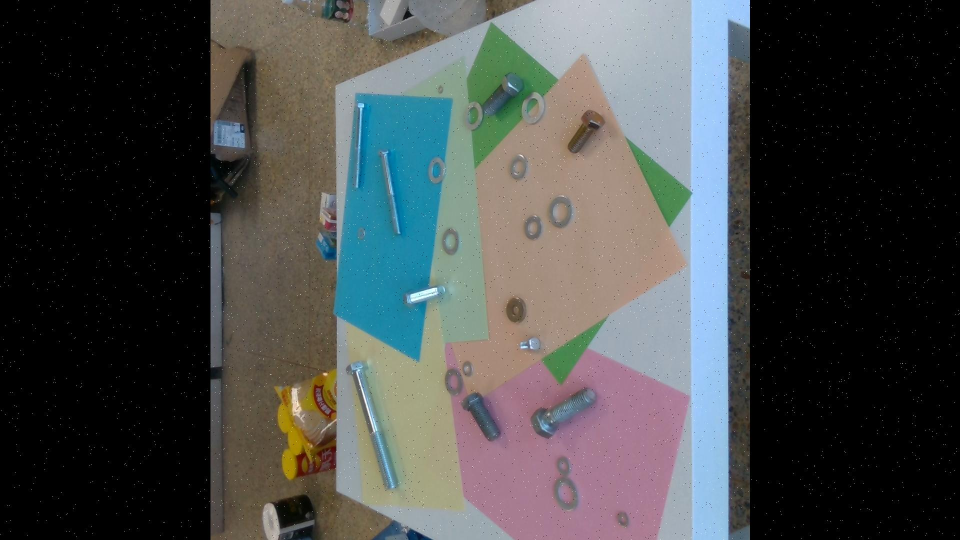
#> input picture hard/hard1.jpg, 1920 x 1080 px (shown at 1/2 size); its folder holds only this picture in this run
$ python detect_circles.py
#> lines starting #> are read from the running program, lines starting #| are printed output that depends on the picture; after the words box and inside, x2 and y2 are one past the last pixel; in counts of white or black regions, pixels touching at a corner belong together
"""
Standalone OpenCV script to detect circular industrial components using cv2.HoughCircles.
Reads an image, applies grayscale conversion and Gaussian smoothing, detects circles
using the HOUGH_GRADIENT method, draws green circle outlines and red center dots,
and displays the result in standard OpenCV windows.
"""

from pathlib import Path
import cv2
import numpy as np

# ==============================================================================
# EASILY EDITABLE TUNING PARAMETERS (cv2.HoughCircles)
# ==============================================================================
MIN_DIST = 30       # Minimum distance between the centers of the detected circles
PARAM1 = 100        # Higher threshold of the two passed to the Canny edge detector
PARAM2 = 28         # Accumulator threshold for the circle centers at the detection stage
MIN_RADIUS = 8      # Minimum circle radius (in pixels)
MAX_RADIUS = 50     # Maximum circle radius (in pixels)

# Gaussian Blur settings (must be positive and odd)
BLUR_KERNEL_SIZE = (9, 9)
BLUR_SIGMA = 2.0

# Physical Calibration Reference Setting
REFERENCE_DIAMETER_MM = 28.0  # Physical diameter (mm) of the calibration anchor circle (first detected circle)

# Blue Table HSV Range & Perspective Warp Settings
APPLY_PERSPECTIVE = True
HSV_LOWER_BLUE = (85, 80, 60)
HSV_UPPER_BLUE = (130, 255, 255)
WARP_SIZE = 800
MIN_TABLE_AREA_RATIO = 0.15  # Minimum fraction of image area for automatic table detection

# Input image configuration (defaults to the first image found in the 'easy' or 'hard' folder)
DEFAULT_FOLDER = "hard"
IMAGE_PATH = ""  # Leave empty to automatically pick the first image in DEFAULT_FOLDER
# ==============================================================================


# [17 lines left out: function order_corner_points, not called in this run]


def detect_blue_table_corners(
    image: np.ndarray,
    hsv_lower: tuple[int, int, int] = HSV_LOWER_BLUE,
    hsv_upper: tuple[int, int, int] = HSV_UPPER_BLUE,
    epsilon_factor: float = 0.02,
    min_area_ratio: float = MIN_TABLE_AREA_RATIO,
) -> tuple[np.ndarray | None, np.ndarray]:
    """
    Isolate the blue table using cv2.cvtColor (to HSV) and cv2.inRange, find the largest
    contour, and use cv2.approxPolyDP to extract exactly four corner coordinates.

    Returns:
        (ordered_corners_4x2_or_None, hsv_mask)
    """
    hsv = cv2.cvtColor(image, cv2.COLOR_BGR2HSV)
    mask = cv2.inRange(hsv, np.array(hsv_lower, dtype=np.uint8), np.array(hsv_upper, dtype=np.uint8))

    # Morphological cleanup so bolts near the border don't jaggedly break the table perimeter
    kernel = cv2.getStructuringElement(cv2.MORPH_RECT, (9, 9))
    cleaned_mask = cv2.morphologyEx(mask, cv2.MORPH_CLOSE, kernel)
    cleaned_mask = cv2.morphologyEx(cleaned_mask, cv2.MORPH_OPEN, kernel)

    contours, _ = cv2.findContours(cleaned_mask, cv2.RETR_EXTERNAL, cv2.CHAIN_APPROX_SIMPLE)
    if not contours:
        return None, cleaned_mask

    largest_contour = max(contours, key=cv2.contourArea)
    img_area = image.shape[0] * image.shape[1]
    if cv2.contourArea(largest_contour) < min_area_ratio * img_area:
        return None, cleaned_mask

    # First try direct approxPolyDP on the largest contour with the requested epsilon
    peri = cv2.arcLength(largest_contour, True)
    approx = cv2.approxPolyDP(largest_contour, epsilon_factor * peri, True)
    if len(approx) == 4:
        return order_corner_points(approx.reshape(4, 2)), cleaned_mask

    # Fallback on the convex hull across a small epsilon sweep if border bolts indented the contour
    hull = cv2.convexHull(largest_contour)
    hull_peri = cv2.arcLength(hull, True)
    for eps in (epsilon_factor, 0.015, 0.02, 0.03, 0.04, 0.05, 0.06):
        approx_hull = cv2.approxPolyDP(hull, eps * hull_peri, True)
        if len(approx_hull) == 4:
            return order_corner_points(approx_hull.reshape(4, 2)), cleaned_mask

    return None, cleaned_mask


# [22 lines left out: function warp_table_perspective, not called in this run]


def resize_or_crop_to_square(
    image: np.ndarray,
    target_size: int = WARP_SIZE,
) -> np.ndarray:
    """
    Safely center-crop the raw image to a square aspect ratio (preserving circular
    geometry without stretching) and resize it to target_size x target_size (800x800)
    when perspective flattening is disabled or skipped.
    """
    if image is None or image.size == 0:
        raise ValueError("Cannot resize an empty image.")

    h, w = image.shape[:2]
    side = min(h, w)
    y_start = (h - side) // 2
    x_start = (w - side) // 2
    cropped = image[y_start : y_start + side, x_start : x_start + side]

    interp = cv2.INTER_AREA if side >= target_size else cv2.INTER_LINEAR
    return cv2.resize(cropped, (target_size, target_size), interpolation=interp)


def prepare_pipeline_image(
    image: np.ndarray,
    apply_perspective: bool = APPLY_PERSPECTIVE,
    corners: np.ndarray | None = None,
    hsv_lower: tuple[int, int, int] = HSV_LOWER_BLUE,
    hsv_upper: tuple[int, int, int] = HSV_UPPER_BLUE,
    epsilon_factor: float = 0.02,
    target_size: int = WARP_SIZE,
) -> tuple[np.ndarray, str, np.ndarray | None, np.ndarray | None]:
    """
    Main preprocessing router before Hough Circle detection:
    - If apply_perspective is False: completely skips cv2.getPerspectiveTransform and
      cv2.warpPerspective, safely center-cropping and resizing the raw image to 800x800.
    - If apply_perspective is True: uses provided 4 corners or runs automatic HSV blue-table
      corner detection and warps to 800x800 (falling back to 800x800 resize/crop if no 4 corners exist).

    Returns:
        (prepared_800x800_bgr, mode_label, active_corners_or_None, hsv_mask_or_None)
    """
    if not apply_perspective:
        resized = resize_or_crop_to_square(image, target_size=target_size)
        return resized, f"Unwarped Resized/Cropped ({target_size}×{target_size})", None, None

    hsv_mask = None
    active_corners = None
    mode_label = ""

    if corners is not None and len(corners) == 4:
        active_corners = order_corner_points(np.asarray(corners, dtype=np.float32))
        mode_label = f"Manual 4 Corners ({target_size}×{target_size})"
    else:
        auto_corners, hsv_mask = detect_blue_table_corners(
            image,
            hsv_lower=hsv_lower,
            hsv_upper=hsv_upper,
            epsilon_factor=epsilon_factor,
        )
        if auto_corners is not None:
            active_corners = auto_corners
            mode_label = f"Auto HSV 4 Corners ({target_size}×{target_size})"

    if active_corners is not None:
        warped = warp_table_perspective(image, active_corners, warp_size=target_size)
        return warped, mode_label, active_corners, hsv_mask

    # Safe 800x800 fallback if 4 corners have not been clicked yet
    fallback_img = resize_or_crop_to_square(image, target_size=target_size)
    return (
        fallback_img,
        f"Fallback Resized/Cropped ({target_size}×{target_size})",
        None,
        hsv_mask,
    )


def resolve_image_path(custom_path: str, default_folder: str) -> Path:
    """Resolve the target image path to load."""
    base_dir = Path(__file__).resolve().parent
    if custom_path:
        p = Path(custom_path)
        return p if p.is_absolute() else base_dir / p

    folder_path = base_dir / default_folder
    if folder_path.is_dir():
        valid_exts = {".jpg", ".jpeg", ".png", ".bmp", ".tif", ".tiff", ".webp"}
        images = sorted(
            [f for f in folder_path.iterdir() if f.is_file() and f.suffix.lower() in valid_exts]
        )
        if images:
            return images[0]

    raise FileNotFoundError(
        f"No valid image found. Checked custom path '{custom_path}' and folder '{folder_path}'."
    )


def detect_and_draw_circles(
    image: np.ndarray,
    min_dist: float = MIN_DIST,
    param1: float = PARAM1,
    param2: float = PARAM2,
    min_radius: int = MIN_RADIUS,
    max_radius: int = MAX_RADIUS,
    blur_ksize: tuple[int, int] = BLUR_KERNEL_SIZE,
    blur_sigma: float = BLUR_SIGMA,
    reference_diameter_mm: float = REFERENCE_DIAMETER_MM,
) -> tuple[np.ndarray, int]:
    """
    Detect circular components in an image using HoughCircles, calibrate physical
    scale (pixels_per_mm) using the very first detected circle against
    reference_diameter_mm, and draw green circle outlines, red center dots, and
    yellow physical diameter labels (e.g., '28.3 mm').
    """
    annotated = image.copy()

    # 1. Convert to grayscale
    gray = cv2.cvtColor(image, cv2.COLOR_BGR2GRAY)

    # 2. Apply Gaussian smoothing to reduce noise and false circle detections
    blurred = cv2.GaussianBlur(gray, blur_ksize, blur_sigma)

    # 3. Detect circles using cv2.HoughCircles with HOUGH_GRADIENT
    circles = cv2.HoughCircles(
        blurred,
        cv2.HOUGH_GRADIENT,
        dp=1.2,
        minDist=min_dist,
        param1=param1,
        param2=param2,
        minRadius=min_radius,
        maxRadius=max_radius,
    )

    count = 0
    # 4. Calibrate using the first circle as anchor and draw outlines, centers, and mm labels
    if circles is not None:
        raw_circles = circles[0, :]
        circles_rounded = np.uint16(np.around(circles))
        count = len(circles_rounded[0, :])

        # Use the very first detected circle in the array as the calibration anchor
        anchor_radius_px = float(raw_circles[0][2])
        anchor_diameter_px = anchor_radius_px * 2.0
        ref_mm = float(reference_diameter_mm) if reference_diameter_mm > 0 else 28.0
        pixels_per_mm = (anchor_diameter_px / ref_mm) if anchor_diameter_px > 0 else 1.0

        img_h, img_w = annotated.shape[:2]

        for idx, (x, y, r) in enumerate(circles_rounded[0, :]):
            ix, iy, ir = int(x), int(y), int(r)
            # Green circle outline: BGR (0, 255, 0)
            cv2.circle(annotated, (ix, iy), ir, (0, 255, 0), 2)
            # Red center dot: BGR (0, 0, 255)
            cv2.circle(annotated, (ix, iy), 3, (0, 0, 255), -1)

            # Calculate physical diameter in mm using the unrounded float radius (or pixel diameter)
            circle_diameter_px = float(raw_circles[idx][2]) * 2.0
            physical_diameter_mm = circle_diameter_px / pixels_per_mm if pixels_per_mm > 0 else 0.0
            label_text = f"{physical_diameter_mm:.1f} mm"

            # Position text directly next to the green circle (clamped inside image bounds)
            text_x = min(max(5, ix + ir + 6), max(5, img_w - 110))
            text_y = min(max(20, iy + 5), max(20, img_h - 10))

            # Draw dark outline first for readability, then yellow text: BGR (0, 255, 255)
            cv2.putText(
                annotated,
                label_text,
                (text_x, text_y),
                cv2.FONT_HERSHEY_SIMPLEX,
                0.55,
                (0, 0, 0),
                3,
                cv2.LINE_AA,
            )
            cv2.putText(
                annotated,
                label_text,
                (text_x, text_y),
                cv2.FONT_HERSHEY_SIMPLEX,
                0.55,
                (0, 255, 255),
                2,
                cv2.LINE_AA,
            )

    return annotated, count


def main() -> None:
    target_path = resolve_image_path(IMAGE_PATH, DEFAULT_FOLDER)
    print(f"Loading image: {target_path}")

    original_img = cv2.imread(str(target_path))
#> original_img is the input picture: shape (1080, 1920, 3); mean B, G, R 74, 74.3, 71.5
    if original_img is None:
        raise ValueError(f"Failed to read image at {target_path}")

    source_img, mode_label, _, _ = prepare_pipeline_image(
        original_img,
        apply_perspective=APPLY_PERSPECTIVE,
        target_size=WARP_SIZE,
    )
#> in detect_blue_table_corners, `mask = cv2.inRange(hsv, np.array(hsv_lower, dtype=np.uint8), np.array(..`:
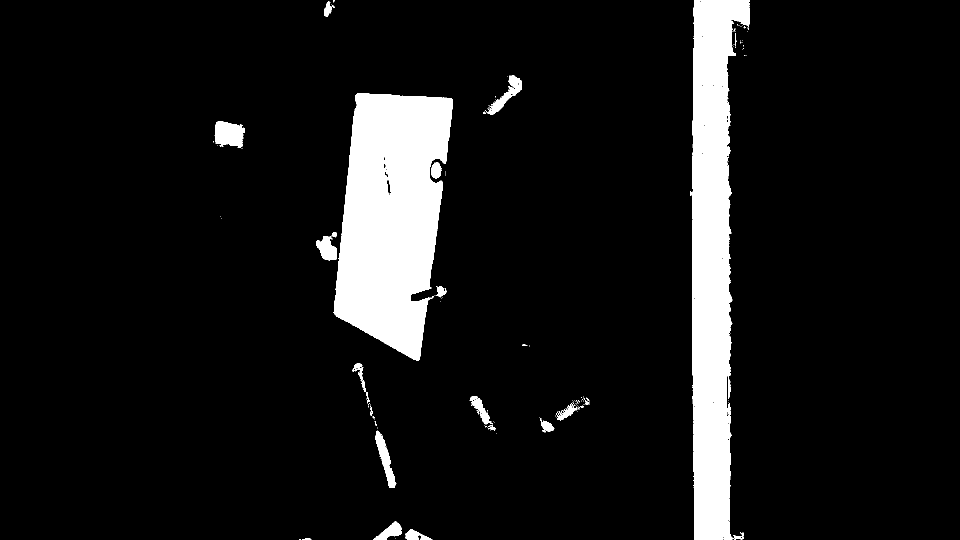
#> mask: shape (1080, 1920) (shown at 1/2 size); 8.8% white; 158 white regions (132 under 20 px), largest, box (x1, y1, x2, y2) and area: (667, 186, 906, 722) 90214, (1380, 0, 1499, 1080) 79648, (429, 243, 490, 293) 2382
#> in detect_blue_table_corners, `cleaned_mask = cv2.morphologyEx(mask, cv2.MORPH_CLOSE, kernel)`:
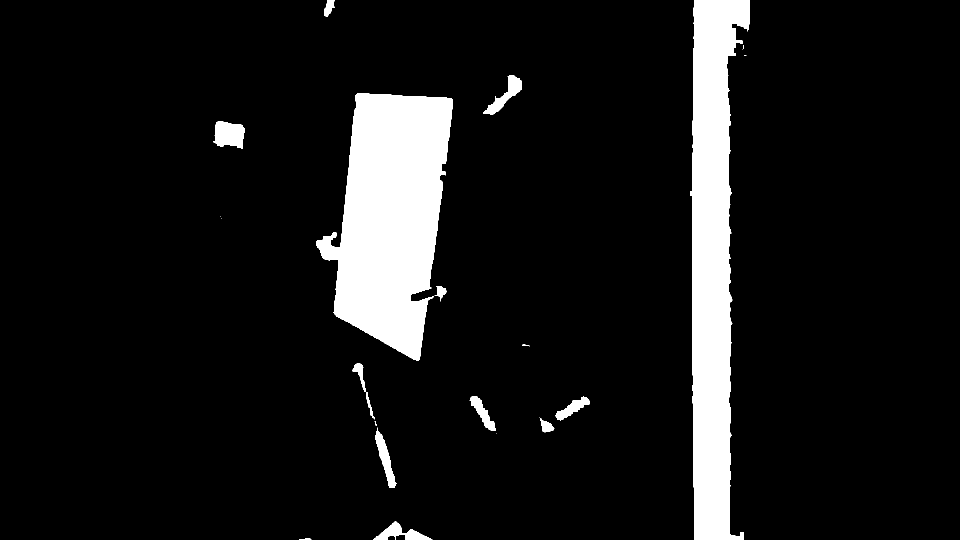
#> cleaned_mask: shape (1080, 1920) (shown at 1/2 size); 9.1% white; 23 white regions (8 under 20 px), largest, box (x1, y1, x2, y2) and area: (632, 186, 906, 722) 93339, (1380, 0, 1499, 1080) 82413, (427, 243, 490, 297) 2620
#> in detect_blue_table_corners, `cleaned_mask = cv2.morphologyEx(cleaned_mask, cv2.MORPH_OPEN, kernel)`:
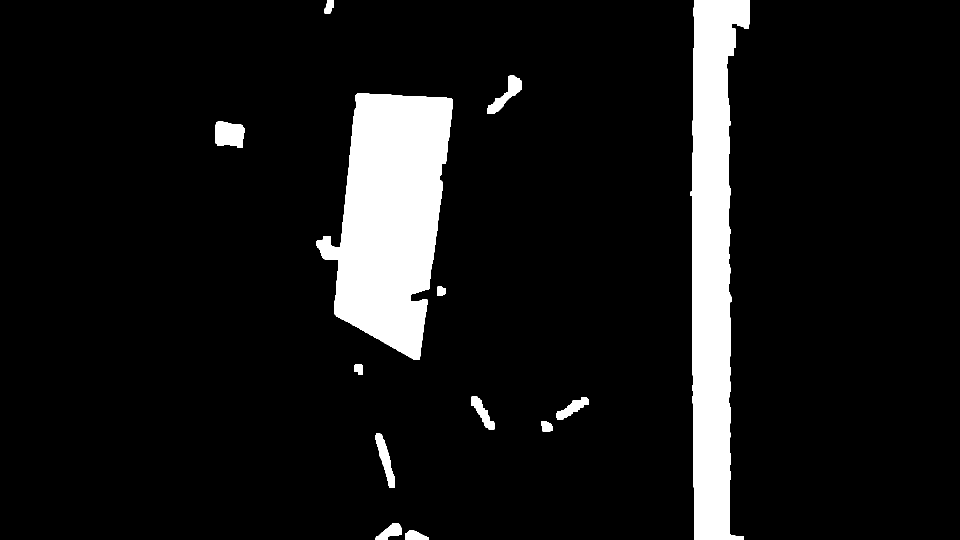
#> cleaned_mask: shape (1080, 1920) (shown at 1/2 size); 9% white; 13 white regions
#> in detect_blue_table_corners, `contours, _ = cv2.findContours(cleaned_mask, cv2.RETR_EXTERNAL, cv2.CH..`: contours = 13 contours; largest, box (x1, y1, x2, y2) and area: (633, 187, 906, 720) 92312, (1381, 0, 1499, 1080) 80846, (430, 243, 489, 296) 2490, (975, 151, 1043, 228) 1712, (751, 867, 790, 976) 1586
#> in detect_blue_table_corners, `largest_contour = max(contours, key=cv2.contourArea)`: largest_contour = contour of 434 points, box (x1, y1, x2, y2) (633, 187, 906, 720), area 92312
#> in resize_or_crop_to_square, `cropped = image[y_start : y_start + side, x_start : x_start + side]`:
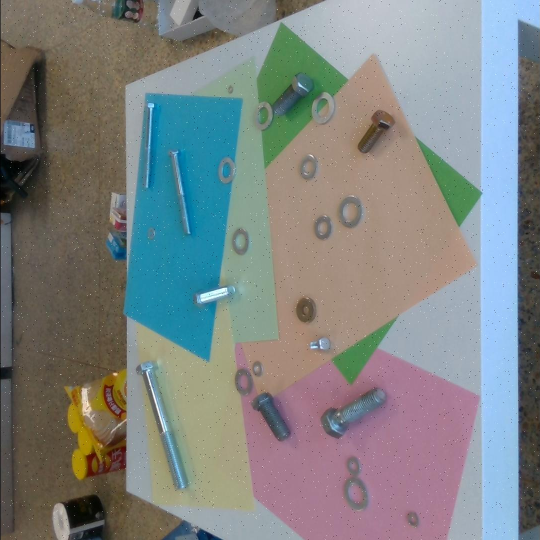
#> cropped: shape (1080, 1080, 3) (shown at 1/2 size); mean B, G, R 130.9, 131.5, 126.5
#> in resize_or_crop_to_square, `return cv2.resize(cropped, (target_size, target_size), interpolation=i..`:
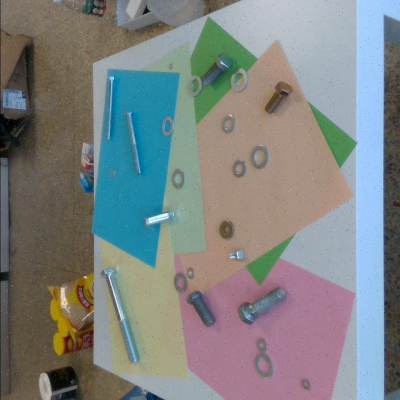
#> returned value: shape (800, 800, 3) (shown at 1/2 size); mean of channels 0, 1, 2 130.9, 131.5, 126.5; drawn as B, G, R
#> mode_label = 'Fallback Resized/Cropped (800×800)'
    print(f"Prepared 800x800 pipeline image using mode: {mode_label}")
#| Prepared 800x800 pipeline image using mode: Fallback Resized/Cropped (800×800)

    annotated_img, num_circles = detect_and_draw_circles(
        source_img,
        min_dist=MIN_DIST,
        param1=PARAM1,
        param2=PARAM2,
        min_radius=MIN_RADIUS,
        max_radius=MAX_RADIUS,
        reference_diameter_mm=REFERENCE_DIAMETER_MM,
    )
#> in detect_and_draw_circles, `gray = cv2.cvtColor(image, cv2.COLOR_BGR2GRAY)`:
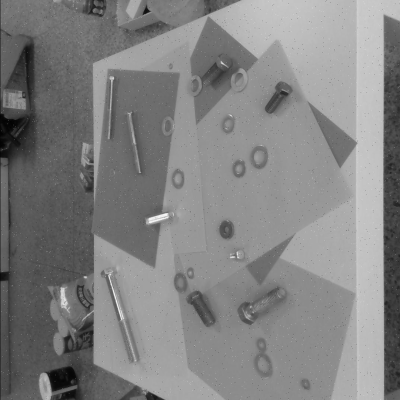
#> gray: shape (800, 800) (shown at 1/2 size); min 1, max 252, mean 129.9
#> in detect_and_draw_circles, `circles = cv2.HoughCircles( blurred, cv2.HOUGH_GRADIENT, dp=1.2, minDi..`: circles = [[197.4, 580.2, 45.08], [144.6, 611.4, 44], [453, 463.8, 14], [539.4, 216.6, 10.52]]
#> in detect_and_draw_circles, `raw_circles = circles[0, :]`: raw_circles has the same summary as circles
#> in detect_and_draw_circles, `circles_rounded = np.uint16(np.around(circles))`: circles_rounded = [[197, 580, 45], [145, 611, 44], [453, 464, 14], [539, 217, 11]]
#> in detect_and_draw_circles, `count = len(circles_rounded[0, :])`: count = 4
#> in detect_and_draw_circles, `anchor_radius_px = float(raw_circles[0][2])`: anchor_radius_px = 45.08
#> in detect_and_draw_circles, `anchor_diameter_px = anchor_radius_px * 2.0`: anchor_diameter_px = 90.16
#> in detect_and_draw_circles, `pixels_per_mm = (anchor_diameter_px / ref_mm) if anchor_diameter_px > ..`: pixels_per_mm = 3.22
#> the loop in detect_and_draw_circles, `for idx, (x, y, r) in enumerate(circles_rounded[0, :]):` made 4 passes
#> (x, y, r, ix, iy, ir, circle_diameter_px, physical_diameter_mm) on passes 1 to 4: (197, 580, 45, 197, 580, 45, 90.16, 28), (145, 611, 44, 145, 611, 44, 88, 27.33), (453, 464, 14, 453, 464, 14, 28, 8.7), (539, 217, 11, 539, 217, 11, 21.04, 6.53)
#> after the loop in detect_and_draw_circles, `for idx, (x, y, r) in enumerate(circles_rounded[0, :]):`:
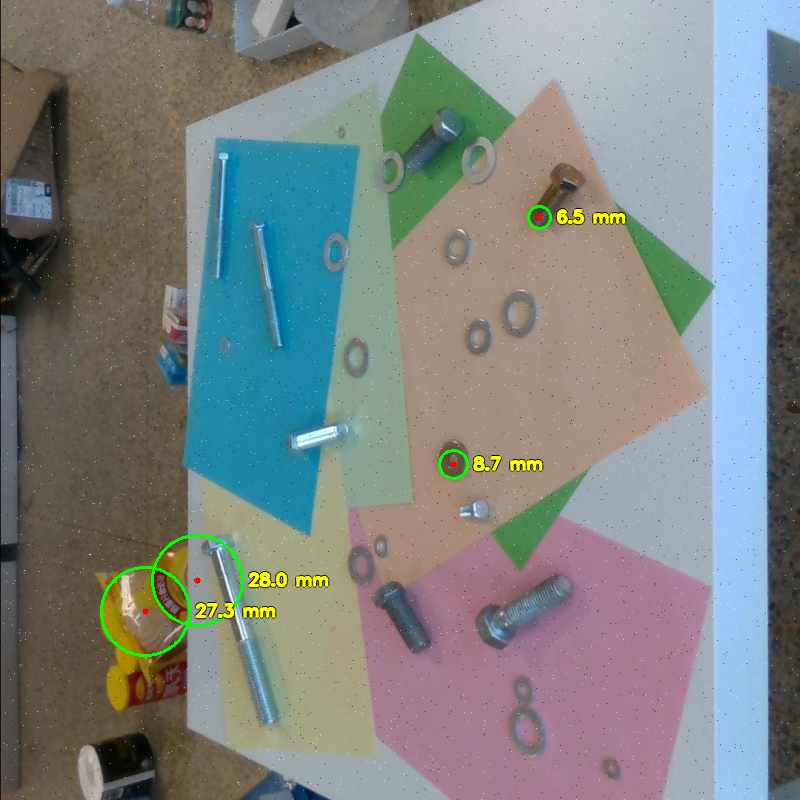
#> annotated: shape (800, 800, 3); 0.96% of pixels changed, all inside (x1, y1, x2, y2) = (100, 205, 627, 657)
#> num_circles = 4

    print(
        f"Detected {num_circles} circular component(s) "
        f"[minDist={MIN_DIST}, param1={PARAM1}, param2={PARAM2}, "
        f"minRadius={MIN_RADIUS}, maxRadius={MAX_RADIUS}]"
    )
#| Detected 4 circular component(s) [minDist=30, param1=100, param2=28, minRadius=8, maxRadius=50]

    # Standard OpenCV display windows
    cv2.namedWindow("Original / Bird's-Eye Image", cv2.WINDOW_NORMAL)
    cv2.namedWindow("Detected Circular Components", cv2.WINDOW_NORMAL)

    cv2.imshow("Original / Bird's-Eye Image", source_img)
    cv2.imshow("Detected Circular Components", annotated_img)

    print("Press any key in the OpenCV image window (or close the window) to exit...")
    while True:
        key = cv2.waitKey(100)
#> (key Esc is pressed here)
        if key != -1:
            break
        # Exit cleanly if the user clicks the 'X' button on either window
        if (
            cv2.getWindowProperty("Original / Bird's-Eye Image", cv2.WND_PROP_VISIBLE) < 1
            or cv2.getWindowProperty("Detected Circular Components", cv2.WND_PROP_VISIBLE) < 1
        ):
            break
    cv2.destroyAllWindows()


if __name__ == "__main__":
    main()
